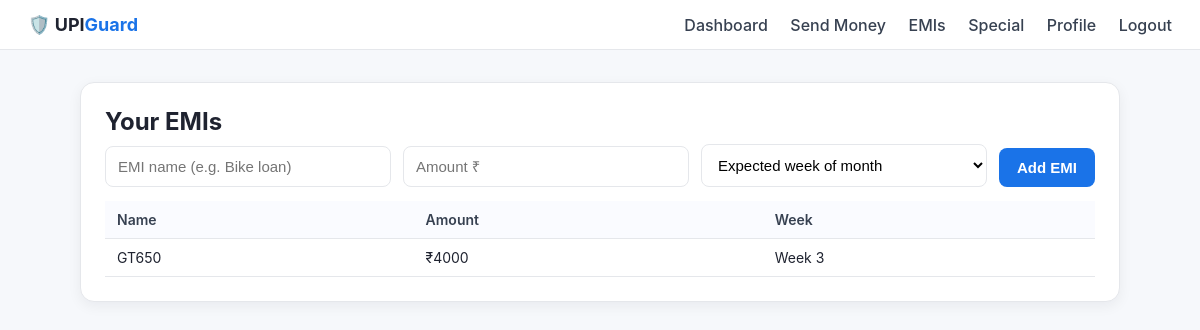
The app's page /emi (signed in) with its own data.
### tables this page shows
CREATE TABLE emis (
                id          INTEGER PRIMARY KEY AUTOINCREMENT,
                user_id     INTEGER NOT NULL,
                name        TEXT,
                amount      REAL NOT NULL,
                week        INTEGER NOT NULL,    -- 1..5  (week of month)
                FOREIGN KEY (user_id) REFERENCES users(id)
            );

### app.py (the view, shortened to what this page needs)
@app.route("/emi", methods=["GET", "POST"])
@login_required
def emi():
    emis = db.fetch_all("SELECT * FROM emis WHERE user_id = ?",
                        (session["user_id"],))
    return render_template("emi.html", emis=emis)

### app.py (called while the page is built)
def login_required(view):
    @wraps(view)
    def wrapper(*args, **kwargs):
        if "user_id" not in session:
            return redirect(url_for("login"))
        return view(*args, **kwargs)
    return wrapper

### database.py (called while the page is built)
@contextmanager
def get_db():
    DB_PATH.parent.mkdir(exist_ok=True)
    conn = sqlite3.connect(DB_PATH)
    conn.row_factory = sqlite3.Row
    try:
        yield conn
        conn.commit()
    finally:
        conn.close()

def fetch_all(query, params=()):
    with get_db() as c:
        return c.execute(query, params).fetchall()

### templates/emi.html (shortened to what this page needs)
{% extends "base.html" %}
{% block content %}
<div class="card">
  <h1>Your EMIs</h1>
  <form method="post" class="grid-3">
    <input type="text"   name="name"   placeholder="EMI name (e.g. Bike loan)" required />
    <input type="number" name="amount" placeholder="Amount ₹" step="1" required />
    <select name="week" required>
      <option value="">Expected week of month</option>
    </select>
    <button class="btn-primary" type="submit">Add EMI</button>
  </form>
  <table class="data">
    <thead><tr><th>Name</th><th>Amount</th><th>Week</th></tr></thead>
    <tbody>
    {% for e in emis %}
      <tr><td>{{ e['name'] }}</td><td>₹{{ '%.0f'|format(e['amount']) }}</td><td>Week {{ e['week'] }}</td></tr>
    {% else %}
      <tr><td colspan="3" class="muted">No EMIs added yet.</td></tr>
    {% endfor %}
    </tbody>
  </table>
</div>
{% endblock %}

### static/style.css (style rules this page uses)
:root { --bg:#f6f8fb; --card:#fff; --ink:#1f2330; --muted:#6b7280; --primary:#1a73e8; --primary-2:#155cb4; --ok:#0f9d58; --warn:#f4b400; --otp:#ff6d00; --bad:#db4437; --border:#e5e7eb; --shadow:0 4px 14px rgba(20,20,40,.06); font-family:-apple-system,'Segoe UI',Roboto,Helvetica,Arial,sans-serif; }
* { box-sizing:border-box }
body { margin:0;background:var(--bg);color:var(--ink) }
.card { background:var(--card);border:1px solid var(--border);border-radius:14px; padding:24px;box-shadow:var(--shadow);margin-bottom:20px }
h1 { margin:0 0 8px;font-size:24px }
form.grid,form.grid-3 { display:grid;gap:12px }
form.grid-3 { grid-template-columns:1fr 1fr 1fr auto;align-items:end }
input,select { width:100%;padding:11px 12px;border:1px solid var(--border); border-radius:8px;font-size:15px;background:#fff }
.btn-primary { background:var(--primary);color:#fff;border:none;padding:11px 18px; border-radius:8px;font-weight:600;cursor:pointer;font-size:15px }
table.data { width:100%;border-collapse:collapse;margin-top:14px;font-size:14px }
table.data th,table.data td { text-align:left;padding:10px 12px;border-bottom:1px solid var(--border) }
table.data th { background:#fafbff;font-weight:600;color:#374151 }

### records on screen
emis: name "GT650", amount "4000", week "3"
